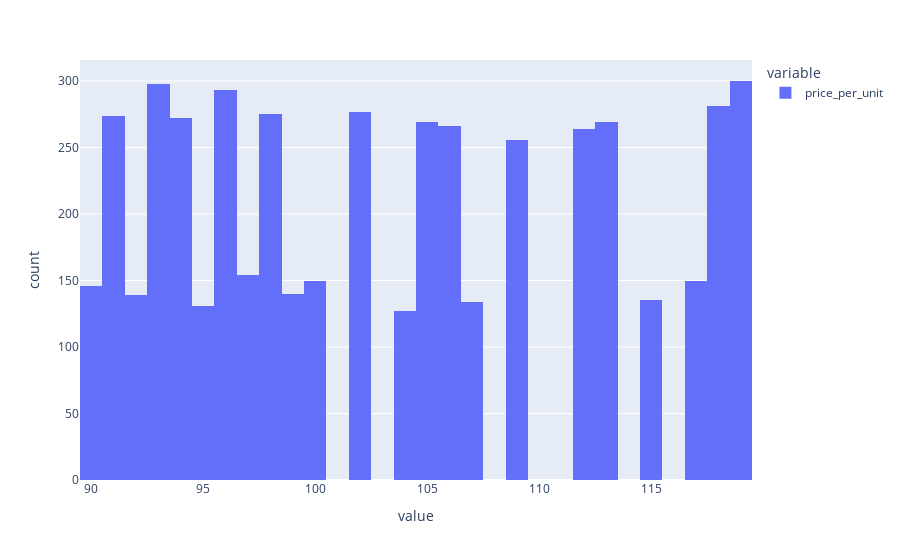

The notebook cell saved with this chart:
### Code cell
px.histogram(df['price_per_unit'])

### Figure 1 — Plotly figure (JSON) as saved in the notebook; plotly's stock layout.template omitted (floating-point values rounded to 4 significant figures; data arrays with more than 128 entries replaced by an {"elided": "..."} marker saying what was removed)
{"data": [{"alignmentgroup": "True", "bingroup": "x", "hovertemplate": "variable=price_per_unit<br>value=%{x}<br>count=%{y}<extra></extra>", "legendgroup": "price_per_unit", "marker": {"color": "#636efa", "pattern": {"shape": ""}}, "name": "price_per_unit", "offsetgroup": "price_per_unit", "orientation": "v", "showlegend": true, "type": "histogram", "x": {"elided": "5000 int values"}, "xaxis": "x", "yaxis": "y"}], "layout": {"barmode": "relative", "legend": {"title": {"text": "variable"}, "tracegroupgap": 0}, "margin": {"t": 60}, "xaxis": {"anchor": "y", "domain": [0, 1], "title": {"text": "value"}}, "yaxis": {"anchor": "x", "domain": [0, 1], "title": {"text": "count"}}}}
